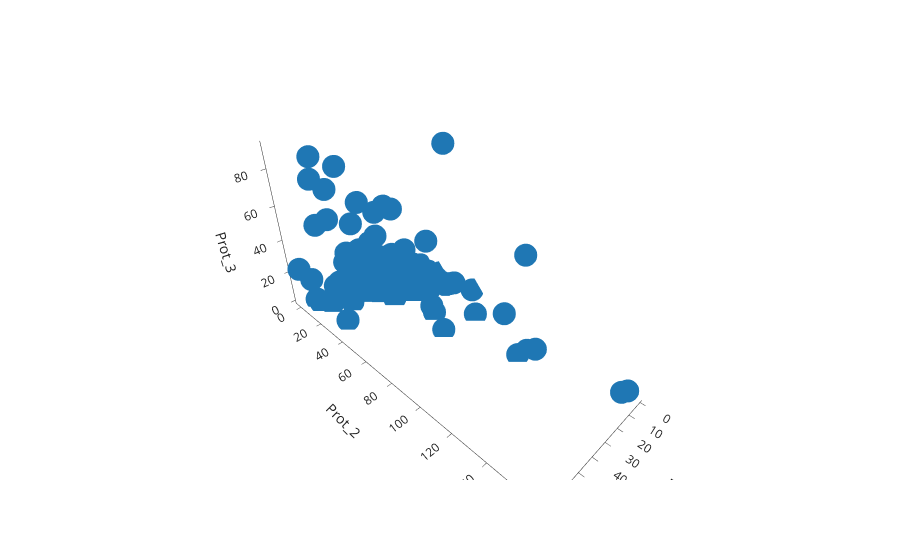

The cell this chart's notebook holds for it:
### Markdown cell above
Plot in three D for Phosphate, Potassium and Nitrogen

### Code cell
fig = px.scatter_3d(df, x='Prot_1', y='Prot_2', z='Prot_3',
              template='simple_white')
fig.show()
